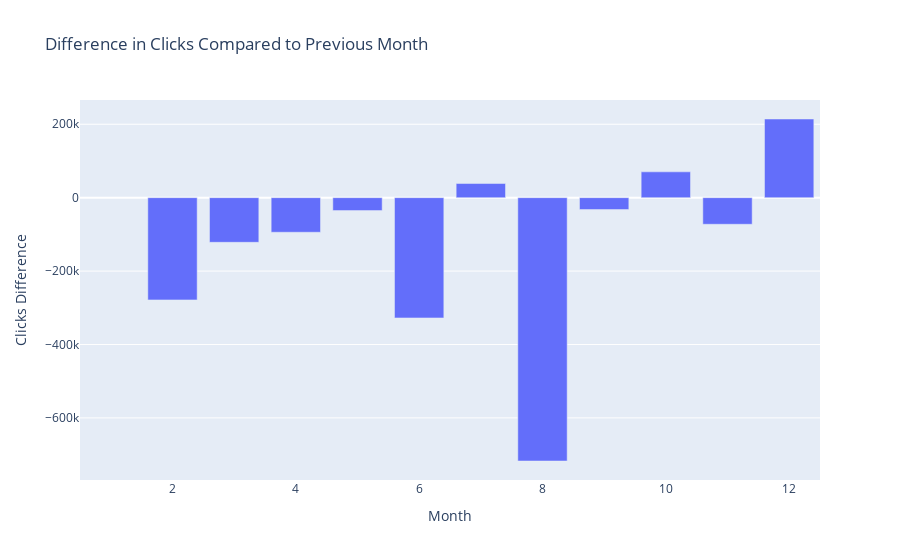
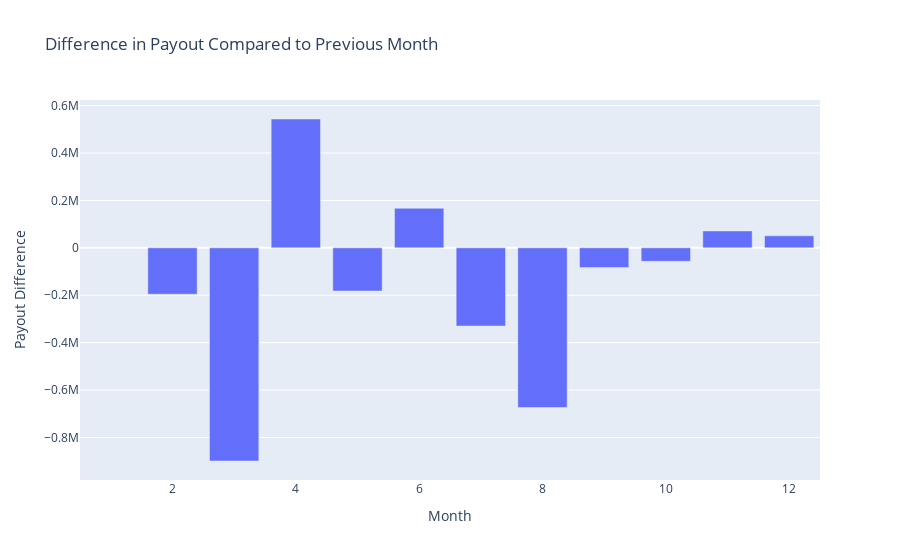
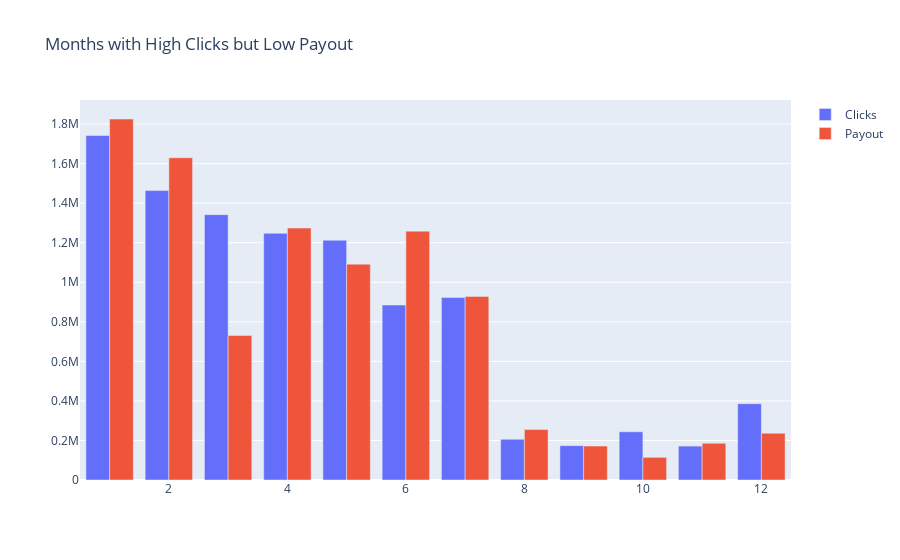
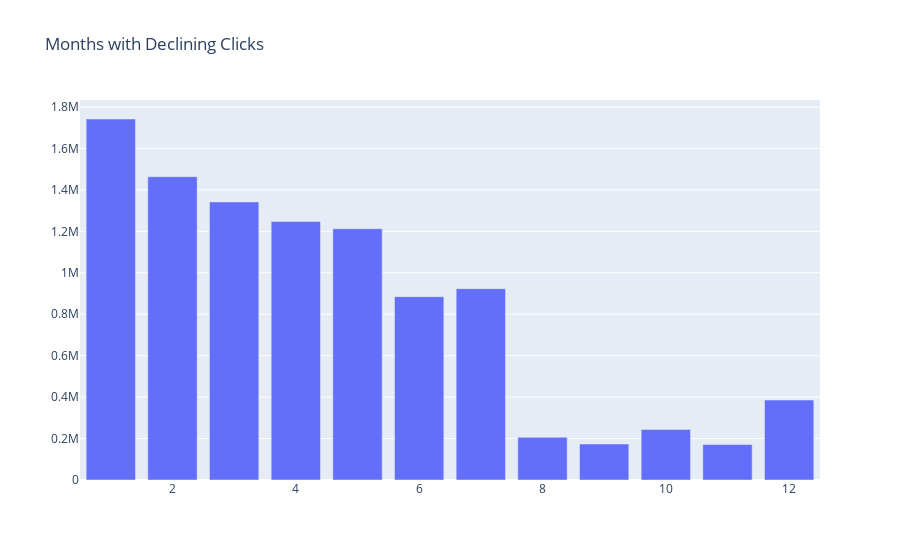

The notebook cell saved with these charts, in order:
### Code cell
import pandas as pd
import plotly.io as pio

class CompanyDataAnalyzer:
    def __init__(self, file_path, relevant_columns):
        self.file_path = file_path
        self.relevant_columns = relevant_columns
        self.df = None
    
    def load_data(self):
        self.df = pd.read_csv(r"C:\Users\mk744\OneDrive - Poornima University\Documents\Analyze the data\Project_File_Handling\My_Data.csv")
    
    # def display_head(self):
    #     if self.df is not None:
    #         # print(self.df.head())
    #         return self.df.head()
    #     else:
    #         print("Data not loaded. Please load the data first.")
    
    def check_required_columns(self):
        if self.df is not None:
            missing_columns = [col for col in self.relevant_columns if col not in self.df.columns]
            if missing_columns:
                print("Missing columns:", missing_columns)
            else:
                print("All required columns are present in the DataFrame.")
        else:
            print("Data not loaded. Please load the data first.")
    
    def select_relevant_columns(self):
        if self.df is not None:
            self.df = self.df[self.relevant_columns]
            print("Selected relevant columns:")
            print(self.df.head())
        else:
            print("Data not loaded. Please load the data first.")
    
    def parse_time_column(self):
        if self.df is not None:
            try:
                self.df['Time'] = self.df['Time'].apply(lambda x: pd.to_datetime(x.split('-', 1)[1], format="%B'%Y"))
                print("\nTime column parsed successfully.")
                print(self.df.head())
            except ValueError as e:
                print("Error occurred while parsing Time column:", e)
        else:
            print("Data not loaded. Please load the data first.")

    def extract_month(self):
        if self.df is not None:
            if 'Time' in self.df.columns and pd.api.types.is_datetime64_any_dtype(self.df['Time']):
                self.df['Month'] = self.df['Time'].dt.month
                print("\nMonth extracted from Time column:")
                print(self.df.head())
            else:
                print("Time column is not in datetime format. Please parse the Time column first.")
        else:
             print("Data not loaded. Please load the data first.")
             
    def group_and_sum_by_month(self):
        if self.df is not None:
            try:
                if 'Time' in self.df.columns and pd.api.types.is_datetime64_any_dtype(self.df['Time']):
                    self.df['Month'] = self.df['Time'].dt.month
                    monthly_data = self.df.groupby('Month').agg({'Clicks': 'sum', 'Payout': 'sum'})
                    print("\nData grouped by month and aggregated:")
                    print(monthly_data)
                else:
                    print("Time column is not in datetime format. Please parse the Time column first.")
            except KeyError as e:
                print("Error occurred while grouping data by month:", e)
        else:
            print("Data not loaded. Please load the data first.")
            
    def set_float_format(self, format_str):
        pd.options.display.float_format = format_str
        
    def calculate_monthly_differences(self):
        if self.df is not None:
            try:
                if 'Time' in self.df.columns and pd.api.types.is_datetime64_any_dtype(self.df['Time']):
                    self.df['Month'] = self.df['Time'].dt.month
                    monthly_data = self.df.groupby('Month').agg({'Clicks': 'sum', 'Payout': 'sum'})
                    monthly_data['Clicks_Diff'] = monthly_data['Clicks'].diff()
                    monthly_data['Payout_Diff'] = monthly_data['Payout'].diff()
                    print("\nData grouped by month with differences calculated:")
                    print(monthly_data)
                    return monthly_data
                else:
                    print("Time column is not in datetime format. Please parse the Time column first.")
            except KeyError as e:
                print("Error occurred while grouping data by month:", e)
        else:
            print("Data not loaded. Please load the data first.")
            
    def identify_high_clicks_low_payout(self, monthly_data):
        if monthly_data is not None:
            high_clicks_low_payout = monthly_data[(monthly_data['Clicks_Diff'] > 0) & (monthly_data['Payout_Diff'] < 0)]
            print("\nMonths with high clicks but low payout:")
            print(high_clicks_low_payout)
        else:
            print("Monthly data not available. Please calculate monthly differences first.")
    
    def identify_declining_clicks(self, monthly_data):
        if monthly_data is not None:
            declining_clicks = monthly_data[monthly_data['Clicks_Diff'] < 0]
            print("\nMonths with declining clicks:")
            print(declining_clicks)
        else:
            print("Monthly data not available. Please calculate monthly differences first.")
    
    def create_clicks_difference_bar_chart(self, monthly_data):
        if monthly_data is not None:
            fig = go.Figure()
            fig.add_trace(go.Bar(x=monthly_data.index, y=monthly_data['Clicks_Diff'], name='Clicks Difference'))
            fig.update_layout(title='Difference in Clicks Compared to Previous Month',
                              xaxis_title='Month',
                              yaxis_title='Clicks Difference')
            fig.show()
        else:
            print("Monthly data not available. Please calculate monthly differences first.")
    
    def create_payout_difference_bar_chart(self, monthly_data):
        if monthly_data is not None:
            fig = go.Figure()
            fig.add_trace(go.Bar(x=monthly_data.index, y=monthly_data['Payout_Diff'], name='Payout Difference'))
            fig.update_layout(title='Difference in Payout Compared to Previous Month',
                              xaxis_title='Month',
                              yaxis_title='Payout Difference')
            fig.show()
        else:
            print("Monthly data not available. Please calculate monthly differences first.")
    
    def create_high_clicks_low_payout_bar_chart(self, high_clicks_low_payout):
        if high_clicks_low_payout is not None:
            fig = go.Figure()
            fig.add_trace(go.Bar(x=high_clicks_low_payout.index, y=high_clicks_low_payout['Clicks'], name='Clicks'))
            fig.add_trace(go.Bar(x=high_clicks_low_payout.index, y=high_clicks_low_payout['Payout'], name='Payout'))
            fig.update_layout(barmode='group', title='Months with High Clicks but Low Payout')
            fig.show()
        else:
            print("Data for high clicks low payout not available.")
    
    def create_declining_clicks_bar_chart(self, declining_clicks):
        if declining_clicks is not None:
            fig = go.Figure()
            fig.add_trace(go.Bar(x=declining_clicks.index, y=declining_clicks['Clicks'], name='Clicks'))
            fig.update_layout(title='Months with Declining Clicks')
            fig.show()
        else:
            print("Data for declining clicks not available.")



def main():
    relevant_columns = ['Campaign_Name', 'Time', 'Payout', 'Clicks', 'Partner']
    analyzer = CompanyDataAnalyzer("company_data.csv", relevant_columns)
    analyzer.load_data()
    # analyzer.display_head()
    analyzer.check_required_columns()
    analyzer.select_relevant_columns()
    analyzer.parse_time_column()
    analyzer.extract_month()
    analyzer.group_and_sum_by_month()
    # Set display format for float numbers
    analyzer.set_float_format('{:,.2f}'.format)
    monthly_data = analyzer.calculate_monthly_differences()
    
    # Identify months with high clicks but low payout
    analyzer.identify_high_clicks_low_payout(monthly_data)
    
    # Identify months with declining clicks
    analyzer.identify_declining_clicks(monthly_data)
    
     # Create bar chart for Clicks Difference
    analyzer.create_clicks_difference_bar_chart(monthly_data)
    
    # Create bar chart for Payout Difference
    analyzer.create_payout_difference_bar_chart(monthly_data)
    
    # Create bar chart for months with high clicks but low payout
    analyzer.create_high_clicks_low_payout_bar_chart(monthly_data)
    
    # Create bar chart for months with declining clicks
    analyzer.create_declining_clicks_bar_chart(monthly_data)

if __name__ == "__main__":
    main()

### Figure 1 — Plotly figure (JSON) as saved in the notebook; plotly's stock layout.template omitted (floating-point values rounded to 4 significant figures)
{"data": [{"name": "Clicks Difference", "type": "bar", "x": [1, 2, 3, 4, 5, 6, 7, 8, 9, 10, 11, 12], "y": [null, -278538, -121607, -94209, -35176, -327695, 38557, -717437, -32361, 70366, -72479, 214340]}], "layout": {"title": {"text": "Difference in Clicks Compared to Previous Month"}, "xaxis": {"title": {"text": "Month"}}, "yaxis": {"title": {"text": "Clicks Difference"}}}}

### Figure 2 — Plotly figure (JSON) as saved in the notebook; plotly's stock layout.template omitted (floating-point values rounded to 4 significant figures)
{"data": [{"name": "Payout Difference", "type": "bar", "x": [1, 2, 3, 4, 5, 6, 7, 8, 9, 10, 11, 12], "y": [null, -195800.0, -899400.0, 543500.0, -182300.0, 166900.0, -330000.0, -673500.0, -83240.0, -57150.0, 71180.0, 50710.0]}], "layout": {"title": {"text": "Difference in Payout Compared to Previous Month"}, "xaxis": {"title": {"text": "Month"}}, "yaxis": {"title": {"text": "Payout Difference"}}}}

### Figure 3 — Plotly figure (JSON) as saved in the notebook; plotly's stock layout.template omitted (floating-point values rounded to 4 significant figures)
{"data": [{"name": "Clicks", "type": "bar", "x": [1, 2, 3, 4, 5, 6, 7, 8, 9, 10, 11, 12], "y": [1742073, 1463535, 1341928, 1247719, 1212543, 884848, 923405, 205968, 173607, 243973, 171494, 385834]}, {"name": "Payout", "type": "bar", "x": [1, 2, 3, 4, 5, 6, 7, 8, 9, 10, 11, 12], "y": [1826000.0, 1630000.0, 730400.0, 1274000.0, 1092000.0, 1258000.0, 928500.0, 255000.0, 171800.0, 114600.0, 185800.0, 236500.0]}], "layout": {"barmode": "group", "title": {"text": "Months with High Clicks but Low Payout"}}}

### Figure 4 — Plotly figure (JSON) as saved in the notebook; plotly's stock layout.template omitted (floating-point values rounded to 4 significant figures)
{"data": [{"name": "Clicks", "type": "bar", "x": [1, 2, 3, 4, 5, 6, 7, 8, 9, 10, 11, 12], "y": [1742073, 1463535, 1341928, 1247719, 1212543, 884848, 923405, 205968, 173607, 243973, 171494, 385834]}], "layout": {"title": {"text": "Months with Declining Clicks"}}}
